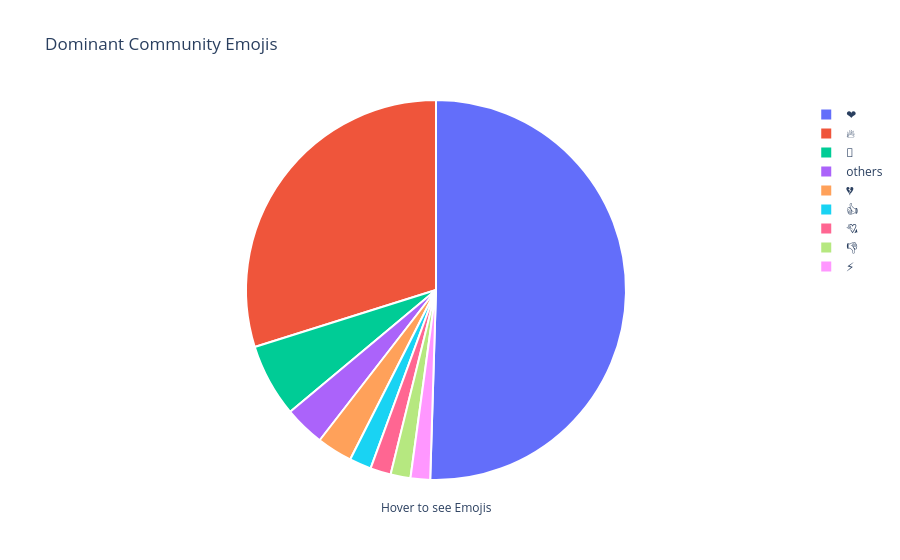

Notebook code cell kept with this figure:
### Code cell
# 1. Aggregate emoji counts from the original data
# We search the original dataframes (before encoding) for emoji occurrences
def get_emoji_counts(df, emoji_list):
    all_text = df.select_dtypes(include=['object']).stack().str.cat()
    return {emoji: all_text.count(emoji) for emoji in emoji_list}


# 1. Prepare Data (Reuse your existing grouping logic)
emoji_counts = get_emoji_counts(df_tracks_final, EMOJI_SCORES.keys())
total = sum(emoji_counts.values())

final_labels = []
final_values = []
others_count = 0
others_list = ""

for emoji, count in sorted(emoji_counts.items(), key=lambda x: x[1], reverse=True):
    if count == 0: continue
    if (count / total) < 0.01:
        others_count += count
        others_list += f" {emoji}"
    else:
        final_labels.append(emoji)
        final_values.append(count)

if others_count > 0:
    final_labels.append("others")
    final_values.append(others_count)

# 2. Create Interactive Plotly Figure
fig = go.Figure(data=[go.Pie(
    labels=final_labels, 
    values=final_values,
    hole=0, 
    textinfo='none',  # This hides the text on the pie slices
    hoverinfo='label+percent+value',
    marker=dict(line=dict(color='#000000', width=1))
)])

# 3. Update Layout for better visuals and interaction
fig.update_layout(
    title_text="Dominant Community Emojis",
    annotations=[dict(text='Hover to see Emojis', x=0.5, y=-0.1, font_size=12, showarrow=False)],
    # Increase the pull on hover
    hoverlabel=dict(bgcolor="white", font_size=16, font_family="Segoe UI Emoji")
)

# This enables the "pull" effect on hover in modern browsers
fig.update_traces(
    hoverinfo='label+percent+value', 
    textfont_size=14,
    marker=dict(line=dict(color='#FFFFFF', width=2))
)

fig.show()

### Figure 1 — Plotly figure (JSON) as saved in the notebook; plotly's stock layout.template omitted (floating-point values rounded to 4 significant figures)
{"data": [{"hole": 0, "hoverinfo": "label+percent+value", "labels": ["❤", "🔥", "🍓", "💔", "👍", "💘", "👎", "⚡", "others"], "marker": {"line": {"color": "#FFFFFF", "width": 2}}, "textfont": {"size": 14}, "textinfo": "none", "type": "pie", "values": [38705, 22887, 4774, 2318, 1433, 1343, 1294, 1275, 2634]}], "layout": {"annotations": [{"font": {"size": 12}, "showarrow": false, "text": "Hover to see Emojis", "x": 0.5, "y": -0.1}], "hoverlabel": {"bgcolor": "white", "font": {"family": "Segoe UI Emoji", "size": 16}}, "title": {"text": "Dominant Community Emojis"}}}
